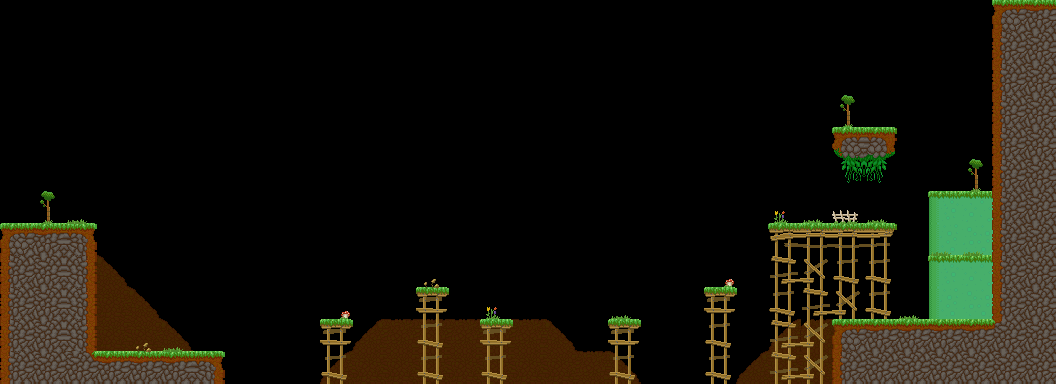

Rendered tile map (Tiled .tmx) drawn with the repository's tilesets; below, a short description and the map source with its tile grids summarised:
An orthogonal 33x12 tile map with 32x32 px tiles, 5 tile layers (background, main, foreground, hidden, ...), 4 tilesets and 190 objects (158x spike, 16x veggie, chest, goal, start).

<map version="1.5" tiledversion="1.7.2" orientation="orthogonal" renderorder="right-down" width="33" height="12" tilewidth="32" tileheight="32" infinite="0" nextlayerid="11" nextobjectid="191">
 <properties>
  <property name="hints" value="smalltap" />
  <property name="time_to_beat" value="8.1" />
 </properties>
 <tileset firstgid="1" name="grass_level" tilewidth="33" tileheight="33" spacing="1" margin="1" tilecount="144" columns="16">
  <image source="../../sprites/tilesets/34tile.png" width="544" height="306" />
 </tileset>
 <tileset firstgid="145" name="treetops_big_96" tilewidth="96" tileheight="64" tilecount="2" columns="2">
  <image source="../../sprites/objects/scenery/treetops_big_96.png" width="192" height="64" />
 </tileset>
 <tileset firstgid="147" name="object_tilemap_16" tilewidth="16" tileheight="16" tilecount="12" columns="4">
  <image source="../../sprites/tilesets/object_tilemap_16.png" width="64" height="48" />
 </tileset>
 <tileset firstgid="159" name="object_tilemap_32" tilewidth="32" tileheight="32" tilecount="25" columns="5">
  <image source="../../sprites/tilesets/object_tilemap_32.png" width="160" height="160" />
  <tile id="0">
   <properties>
    <property name="item_no" value="5" />
    <property name="type" value="costume_head" />
   </properties>
  </tile>
  <tile id="1">
   <properties>
    <property name="spawn" value="spawn" />
   </properties>
  </tile>
  <tile id="2">
   <properties>
    <property name="goal" value="goal" />
   </properties>
  </tile>
  <tile id="3">
   <properties>
    <property name="name" value="pig" />
   </properties>
  </tile>
  <tile id="4">
   <properties>
    <property name="direction" value="left" />
    <property name="name" value="walking_enemy" />
   </properties>
  </tile>
 </tileset>
 <layer id="1" name="background" width="33" height="12">
  <properties>
   <property name="background" value="background" />
  </properties>
  <data>[396 cells, 61 non-empty, 15 distinct tile ids]</data>
 </layer>
 <layer id="2" name="main" width="33" height="12">
  <data>[396 cells, 79 non-empty, 19 distinct tile ids]</data>
 </layer>
 <layer id="3" name="foreground" width="33" height="12">
  <properties>
   <property name="foreground" value="foreground" />
  </properties>
  <data>[396 cells, 14 non-empty, 8 distinct tile ids]</data>
 </layer>
 <layer id="4" name="hidden" width="33" height="12">
  <data>[396 cells, 0 non-empty, 0 distinct tile ids]</data>
 </layer>
 <layer id="5" name="hints" width="33" height="12">
  <properties>
   <property name="SmallTap" value="A quick tap will:make you do a small jump." />
  </properties>
  <data>[396 cells, 0 non-empty, 0 distinct tile ids]</data>
 </layer>
 <objectgroup color="#e70000" id="6" name="hard-blocks">
  <object id="1" x="96" y="352" width="128" height="32" />
  <object id="2" x="992" y="0" width="64" height="384" />
  <object id="3" x="832" y="128" width="64" height="32" />
  <object id="4" x="832" y="320" width="160" height="64" />
  <object id="5" x="0" y="224" width="96" height="160" />
 </objectgroup>
 <objectgroup color="#0055ff" id="7" name="soft-blocks">
  <object id="6" x="320" y="320" width="32" height="32" />
  <object id="7" x="416" y="288" width="32" height="32" />
  <object id="8" x="480" y="320" width="32" height="32" />
  <object id="9" x="608" y="320" width="32" height="32" />
  <object id="10" x="704" y="288" width="32" height="32" />
  <object id="11" x="768" y="224" width="128" height="32" />
  <object id="12" x="928" y="192" width="64" height="32" />
  <object id="13" x="928" y="256" width="64" height="32" />
 </objectgroup>
 <objectgroup id="8" name="treetop_big" />
 <objectgroup id="9" name="objects-16px">
  <object id="14" name="veggie" gid="150" x="200" y="344" width="16" height="16" />
  <object id="15" name="veggie" gid="150" x="328" y="312" width="16" height="16" />
  <object id="16" name="veggie" gid="150" x="424" y="280" width="16" height="16" />
  <object id="17" name="veggie" gid="150" x="488" y="312" width="16" height="16" />
  <object id="18" name="veggie" gid="150" x="616" y="312" width="16" height="16" />
  <object id="19" name="veggie" gid="150" x="712" y="280" width="16" height="16" />
  <object id="20" name="veggie" gid="150" x="776" y="216" width="16" height="16" />
  <object id="21" name="veggie" gid="150" x="824" y="216" width="16" height="16" />
  <object id="22" name="veggie" gid="150" x="872" y="216" width="16" height="16" />
  <object id="23" name="veggie" gid="150" x="936" y="184" width="16" height="16" />
  <object id="24" name="veggie" gid="150" x="968" y="184" width="16" height="16" />
  <object id="25" name="veggie" gid="150" x="936" y="248" width="16" height="16" />
  <object id="26" name="veggie" gid="150" x="968" y="248" width="16" height="16" />
  <object id="27" name="veggie" gid="150" x="904" y="280" width="16" height="16" />
  <object id="28" name="veggie" gid="150" x="840" y="312" width="16" height="16" />
  <object id="29" name="veggie" gid="150" x="872" y="312" width="16" height="16" />
  <object id="30" name="spike" gid="154" x="256" y="376" width="16" height="16" />
  <object id="31" name="spike" gid="154" x="312" y="368" width="16" height="16" />
  <object id="32" name="spike" gid="154" x="424" y="384" width="16" height="16" />
  <object id="33" name="spike" gid="154" x="528" y="344" width="16" height="16" />
  <object id="34" name="spike" gid="154" x="504" y="344" width="16" height="16" />
  <object id="35" name="spike" gid="154" x="512" y="376" width="16" height="16" />
  <object id="36" name="spike" gid="154" x="224" y="384" width="16" height="16" />
  <object id="37" name="spike" gid="154" x="280" y="368" width="16" height="16" />
  <object id="38" name="spike" gid="154" x="336" y="360" width="16" height="16" />
  <object id="39" name="spike" gid="154" x="304" y="360" width="16" height="16" />
  <object id="40" name="spike" gid="154" x="280" y="384" width="16" height="16" />
  <object id="41" name="spike" gid="154" x="272" y="376" width="16" height="16" />
  <object id="42" name="spike" gid="154" x="248" y="384" width="16" height="16" />
  <object id="43" name="spike" gid="154" x="240" y="368" width="16" height="16" />
  <object id="44" name="spike" gid="154" x="288" y="352" width="16" height="16" />
  <object id="45" name="spike" gid="154" x="328" y="392" width="16" height="16" />
  <object id="46" name="spike" gid="154" x="328" y="344" width="16" height="16" />
  <object id="47" name="spike" gid="154" x="384" y="368" width="16" height="16" />
  <object id="48" name="spike" gid="154" x="408" y="368" width="16" height="16" />
  <object id="49" name="spike" gid="154" x="472" y="368" width="16" height="16" />
  <object id="50" name="spike" gid="154" x="512" y="336" width="16" height="16" />
  <object id="51" name="spike" gid="154" x="832" y="376" width="16" height="16" />
  <object id="52" name="spike" gid="154" x="640" y="384" width="16" height="16" />
  <object id="53" name="spike" gid="154" x="712" y="336" width="16" height="16" />
  <object id="54" name="spike" gid="154" x="816" y="336" width="16" height="16" />
  <object id="55" name="spike" gid="154" x="760" y="320" width="16" height="16" />
  <object id="56" name="spike" gid="154" x="760" y="336" width="16" height="16" />
  <object id="57" name="spike" gid="154" x="688" y="368" width="16" height="16" />
  <object id="58" name="spike" gid="154" x="592" y="384" width="16" height="16" />
  <object id="59" name="spike" gid="154" x="456" y="384" width="16" height="16" />
  <object id="60" name="spike" gid="154" x="408" y="360" width="16" height="16" />
  <object id="61" name="spike" gid="154" x="376" y="376" width="16" height="16" />
  </objectgroup>
 <objectgroup id="10" name="objects-32px">
  <!-- 23 objects omitted --></objectgroup>
</map>
<!-- 129 of 190 objects omitted -->
